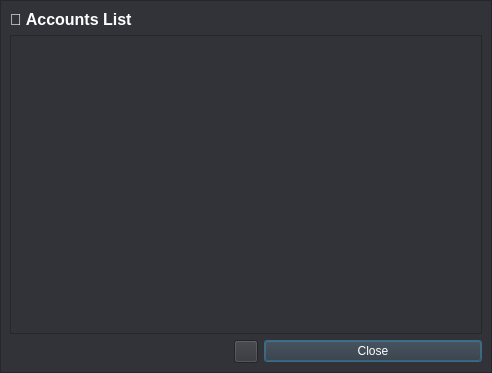
<?xml version="1.0" encoding="UTF-8"?>
<ui version="4.0">
 <class>AccountsList</class>
 <widget class="QDialog" name="AccountsList">
  <property name="geometry">
   <rect>
    <x>0</x>
    <y>0</y>
    <width>492</width>
    <height>373</height>
   </rect>
  </property>
  <property name="windowTitle">
   <string>Accounts List</string>
  </property>
  <layout class="QVBoxLayout" name="verticalLayout">
   <property name="spacing">
    <number>0</number>
   </property>
   <property name="leftMargin">
    <number>0</number>
   </property>
   <property name="topMargin">
    <number>0</number>
   </property>
   <property name="rightMargin">
    <number>0</number>
   </property>
   <property name="bottomMargin">
    <number>0</number>
   </property>
   <item>
    <widget class="QFrame" name="frm_ListAccounts">
     <property name="styleSheet">
      <string notr="true">background-color: rgb(49, 51, 56);</string>
     </property>
     <property name="frameShape">
      <enum>QFrame::StyledPanel</enum>
     </property>
     <property name="frameShadow">
      <enum>QFrame::Raised</enum>
     </property>
     <layout class="QGridLayout" name="gridLayout">
      <item row="0" column="0">
       <widget class="QLabel" name="label">
        <property name="font">
         <font>
          <pointsize>12</pointsize>
          <bold>true</bold>
         </font>
        </property>
        <property name="styleSheet">
         <string notr="true">color: rgb(255, 255, 255);</string>
        </property>
        <property name="text">
         <string>&lt;html&gt;&lt;head/&gt;&lt;body&gt;&lt;p&gt;🧾️ Accounts List&lt;/p&gt;&lt;/body&gt;&lt;/html&gt;</string>
        </property>
       </widget>
      </item>
      <item row="1" column="0" colspan="3">
       <widget class="QListWidget" name="lst_accountsList">
        <property name="styleSheet">
         <string notr="true">color: rgb(255, 255, 255);</string>
        </property>
       </widget>
      </item>
      <item row="2" column="1">
       <widget class="QToolButton" name="btn_refreshList">
        <property name="cursor">
         <cursorShape>PointingHandCursor</cursorShape>
        </property>
        <property name="toolTip">
         <string>Refresh</string>
        </property>
        <property name="styleSheet">
         <string notr="true">color: rgb(255, 255, 255);</string>
        </property>
        <property name="text">
         <string/>
        </property>
        <property name="icon">
         <iconset theme="media-playlist-repeat"/>
        </property>
       </widget>
      </item>
      <item row="2" column="2">
       <widget class="QPushButton" name="btn_close">
        <property name="cursor">
         <cursorShape>PointingHandCursor</cursorShape>
        </property>
        <property name="styleSheet">
         <string notr="true">color: rgb(255, 255, 255);</string>
        </property>
        <property name="text">
         <string>Close</string>
        </property>
       </widget>
      </item>
     </layout>
    </widget>
   </item>
  </layout>
 </widget>
 <resources/>
 <connections/>
</ui>
